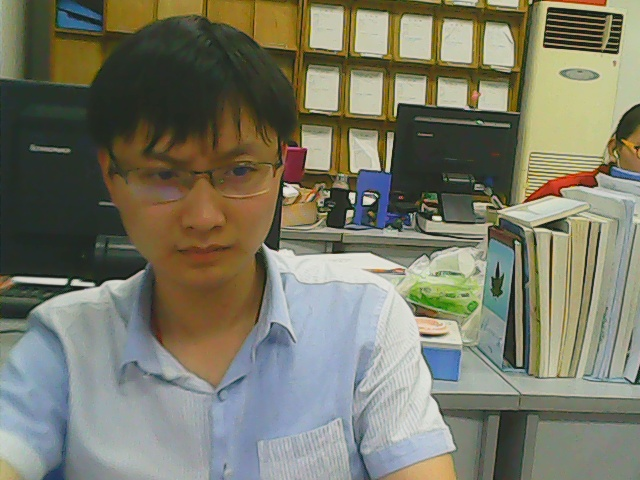
#> input picture faceDetect/temp.jpg, 640 x 480 px
$ python detect_test.py
#> lines starting #> are read from the running program, lines starting #| are printed output that depends on the picture
#!/usr/bin/env python

import numpy as np
import cv2

def detectFaces(image_name):
#> called with image_name = './temp.jpg'
    img = cv2.imread(image_name)
#> img is the input picture: shape (480, 640, 3); mean B, G, R 104, 121.4, 121.6
    face_cascade = cv2.CascadeClassifier('haarcascade_frontalface_default.xml')
    face_cascade.load('haarcascade_frontalface_default.xml')
    if img.ndim == 3:
        gray = cv2.cvtColor(img, cv2.COLOR_BGR2GRAY)
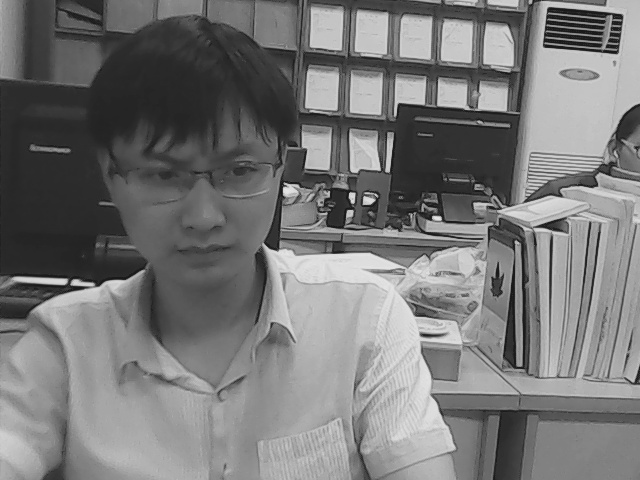
#> gray: shape (480, 640); min 19, max 232, mean 119.5
    else:
        gray = img

	#cv2.imshow(gray)

    faces = face_cascade.detectMultiScale(gray, 1.2, 5)
#> faces = ()
    result = []
    for (x,y,width,height) in faces:
        result.append((x,y,x+width,y+height))
#> this loop made 0 passes
#> after the loop, result = []
    return result

if __name__ == '__main__':

	result = detectFaces("./temp.jpg")
#> result = []
	if len(result) != 0:
		print('find face')
	else:
		print('no face')
	#print(result)
